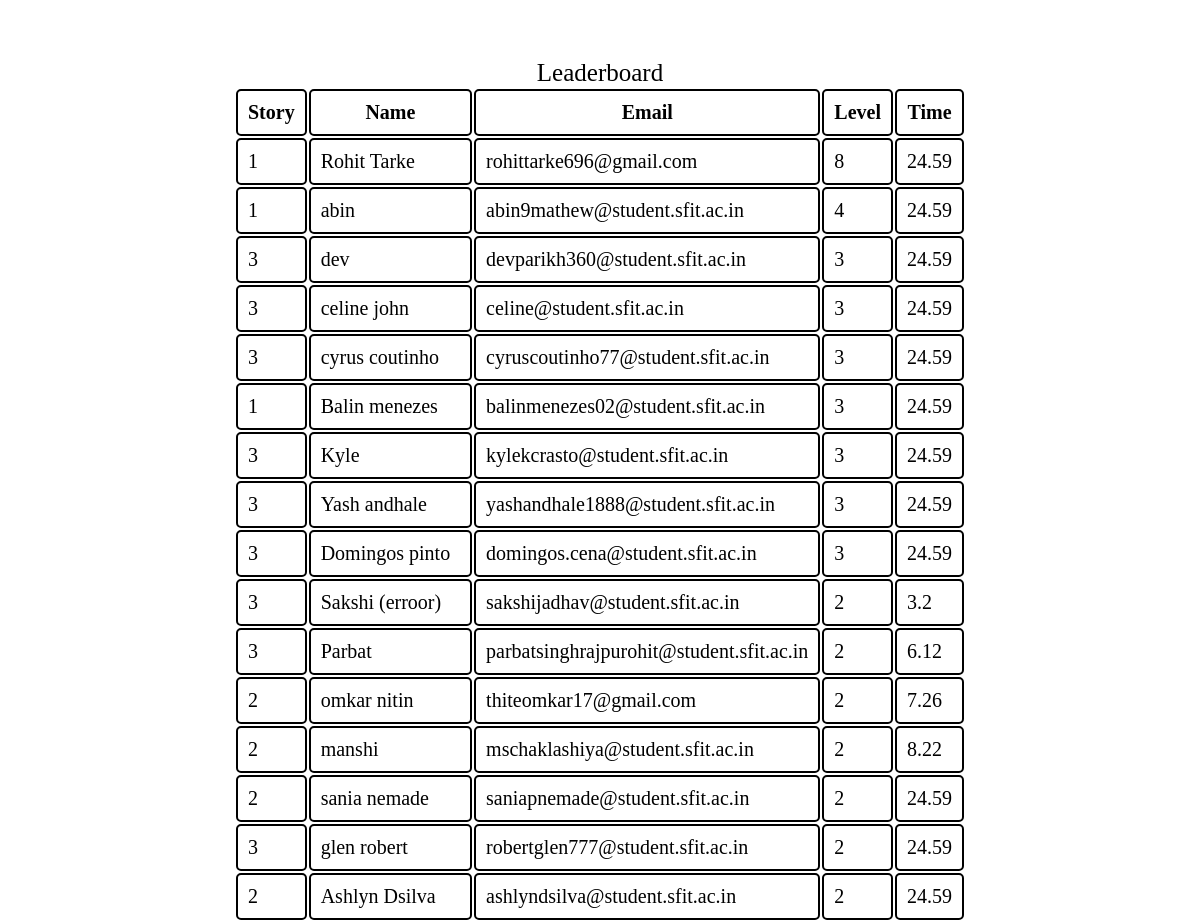
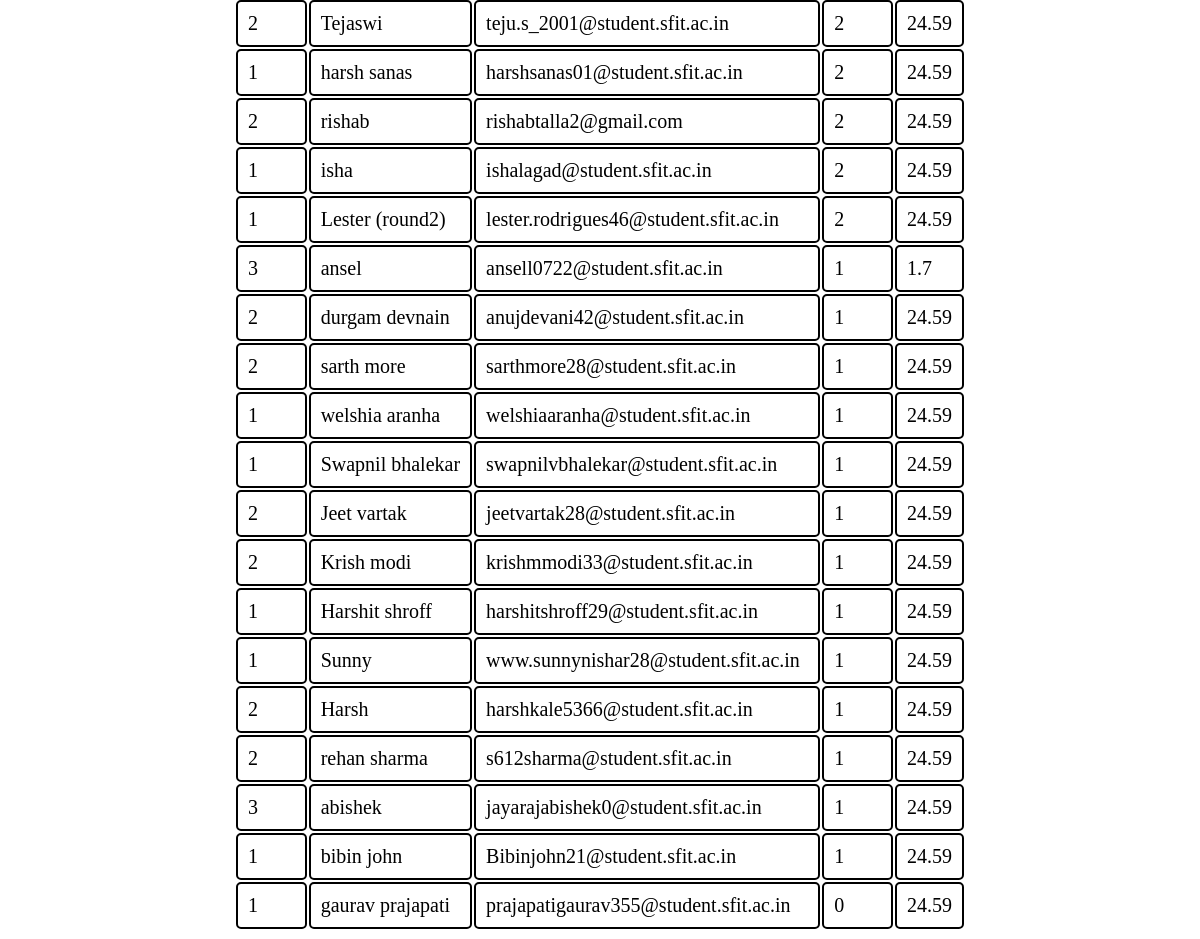
The page /ap/ldrbrd/1 on the database its author committed (2 pictures, top to bottom).
### API/models.py (models this page shows, shortened)
class LeaderBoard(models.Model):
    email=models.EmailField()
    story=models.CharField(max_length=1)
    name=models.CharField(max_length=50, null=True)
    level=models.IntegerField(blank=True,null=True)
    day=models.CharField(max_length=10,default="1")
    completion=models.FloatField(blank=True,null=True)

### API/views.py (the view)
# urls.py: path('ldrbrd/<str:day>',views.leaderBoard, name="ldrbrd"),
def leaderBoard(request,day):
    data=LeaderBoard.objects.filter(day=day).exclude(level__isnull=True).order_by('-level','completion')
    context={
        "data":data
    }
    return render(request,'API/leaderboard.html',context)

### API/templates/API/leaderboard.html (shortened to what this page needs)
{% load static %}
<!DOCTYPE html>
<html>
    <head>
        <link rel="stylesheet" href="{% static 'css/ldrbrd.css' %}">
    </head>
    <body>
    <div class="container" align="center">
        <table>
        <caption>Leaderboard</caption>
        <thead>
            <tr>
                <th>Story</th>
                <th>Name</th>
                <th>Email</th>
                <th>Level</th>
                <th>Time</th>
            </tr>
        </thead>
        <tbody>
            {% for student in data %}
            <tr>
                <td>{{ student.story }}</td>
                <td>{{ student.name }}</td>
                <td>{{ student.email }}</td>
                <td>{{ student.level }}</td>
                <td>{{ student.completion }}</td>
            </tr>
            {% endfor %}
        </tbody>
        </table>
    </div>
    </body>
</html>

### static/css/ldrbrd.css (style rules this page uses)
caption { font: bold Poppins; color:black; font-size: 25px; }
table { margin-top:5%; font-size: 20px; }
th,td { border: 2px solid black; color:black; padding:10px; border-collapse: collapse; border-radius: 5px; }

### rows shown on the page
LeaderBoard: story "1", name "Rohit Tarke", email "rohittarke696@gmail.com", level "8", completion "24.59"
LeaderBoard: story "1", name "abin", email "abin9mathew@student.sfit.ac.in", level "4", completion "24.59"
LeaderBoard: story "3", name "dev", email "devparikh360@student.sfit.ac.in", level "3", completion "24.59"
LeaderBoard: story "3", name "celine john", email "celine@student.sfit.ac.in", level "3", completion "24.59"
LeaderBoard: story "3", name "cyrus coutinho", email "cyruscoutinho77@student.sfit.ac.in", level "3", completion "24.59"
LeaderBoard: story "1", name "Balin menezes", email "balinmenezes02@student.sfit.ac.in", level "3", completion "24.59"
LeaderBoard: story "3", name "Kyle", email "kylekcrasto@student.sfit.ac.in", level "3", completion "24.59"
LeaderBoard: story "3", name "Yash andhale", email "yashandhale1888@student.sfit.ac.in", level "3", completion "24.59"
LeaderBoard: story "3", name "Domingos pinto", email "domingos.cena@student.sfit.ac.in", level "3", completion "24.59"
LeaderBoard: story "3", name "Sakshi (erroor)", email "sakshijadhav@student.sfit.ac.in", level "2", completion "3.2"
LeaderBoard: story "3", name "Parbat", email "parbatsinghrajpurohit@student.sfit.ac.in", level "2", completion "6.12"
LeaderBoard: story "2", name "omkar nitin", email "thiteomkar17@gmail.com", level "2", completion "7.26"
LeaderBoard: story "2", name "manshi", email "mschaklashiya@student.sfit.ac.in", level "2", completion "8.22"
LeaderBoard: story "2", name "sania nemade", email "saniapnemade@student.sfit.ac.in", level "2", completion "24.59"
LeaderBoard: story "3", name "glen robert", email "robertglen777@student.sfit.ac.in", level "2", completion "24.59"
LeaderBoard: story "2", name "Ashlyn Dsilva", email "ashlyndsilva@student.sfit.ac.in", level "2", completion "24.59"
LeaderBoard: story "2", name "Tejaswi", email "teju.s_2001@student.sfit.ac.in", level "2", completion "24.59"
LeaderBoard: story "1", name "harsh sanas", email "harshsanas01@student.sfit.ac.in", level "2", completion "24.59"
LeaderBoard: story "2", name "rishab", email "rishabtalla2@gmail.com", level "2", completion "24.59"
LeaderBoard: story "1", name "isha", email "ishalagad@student.sfit.ac.in", level "2", completion "24.59"
LeaderBoard: story "1", name "Lester (round2)", email "lester.rodrigues46@student.sfit.ac.in", level "2", completion "24.59"
LeaderBoard: story "3", name "ansel", email "ansell0722@student.sfit.ac.in", level "1", completion "1.7"
LeaderBoard: story "2", name "durgam devnain", email "anujdevani42@student.sfit.ac.in", level "1", completion "24.59"
LeaderBoard: story "2", name "sarth more", email "sarthmore28@student.sfit.ac.in", level "1", completion "24.59"
LeaderBoard: story "1", name "welshia aranha", email "welshiaaranha@student.sfit.ac.in", level "1", completion "24.59"
LeaderBoard: story "1", name "Swapnil bhalekar", email "swapnilvbhalekar@student.sfit.ac.in", level "1", completion "24.59"
LeaderBoard: story "2", name "Jeet vartak", email "jeetvartak28@student.sfit.ac.in", level "1", completion "24.59"
LeaderBoard: story "2", name "Krish modi", email "krishmmodi33@student.sfit.ac.in", level "1", completion "24.59"
LeaderBoard: story "1", name "Harshit shroff", email "harshitshroff29@student.sfit.ac.in", level "1", completion "24.59"
LeaderBoard: story "1", name "Sunny", email "www.sunnynishar28@student.sfit.ac.in", level "1", completion "24.59"
LeaderBoard: story "2", name "Harsh", email "harshkale5366@student.sfit.ac.in", level "1", completion "24.59"
LeaderBoard: story "2", name "rehan sharma", email "s612sharma@student.sfit.ac.in", level "1", completion "24.59"
LeaderBoard: story "3", name "abishek", email "jayarajabishek0@student.sfit.ac.in", level "1", completion "24.59"
LeaderBoard: story "1", name "bibin john", email "Bibinjohn21@student.sfit.ac.in", level "1", completion "24.59"
LeaderBoard: story "1", name "gaurav prajapati", email "prajapatigaurav355@student.sfit.ac.in", level "0", completion "24.59"
